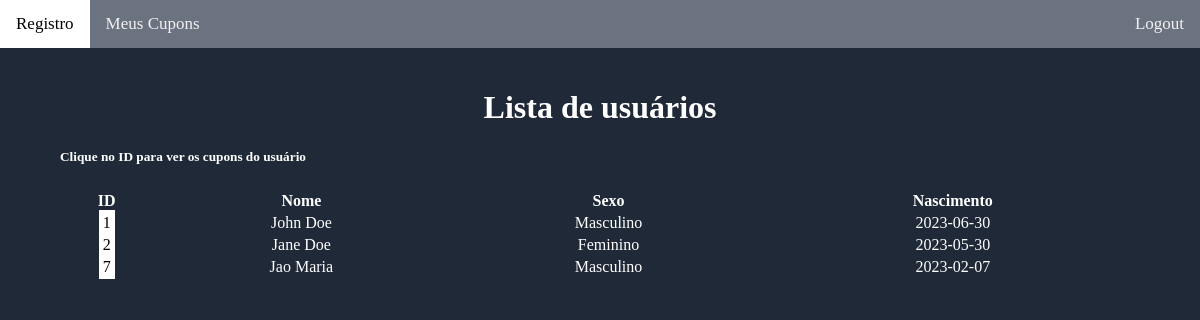
/views/dashboardUsers.php (signed in), run on the app's committed database.
### tables this page shows
CREATE TABLE `users` (
  `id` int(10) NOT NULL,
  `autho` int(1) NOT NULL,
  `cpf` varchar(11) NOT NULL,
  `name` varchar(50) NOT NULL,
  `sex` varchar(10) NOT NULL,
  `born_in` date NOT NULL,
  `password` varchar(100) NOT NULL
);

### inc/config.php (called while the page is built, shortened)
<?PHP
$host = "localhost";
$user = "root";
$password = "";
$dbname = "shopping_campaign";

### controllers/indexController.php (called while the page is built, shortened)
<?php
Class Index {
    private $conn;
    public function __construct($dbname, $host, $user, $password)
    {
        try{
            $this->conn = new PDO("mysql:dbname=".$dbname.";host=".$host, $user, $password);
            $this->conn->setAttribute(PDO::ATTR_ERRMODE, PDO::ERRMODE_EXCEPTION);
        }catch(PDOException $e){
            echo "Ocorreu uma falha na conexão com o banco de dados : ". $e->getMessage();
            exit();
        }
    }
    public function listUsers(): array
    {
        try {
            $sql = "SELECT id, name, sex, born_in FROM users";
            $query = $this->conn->query($sql);
            $result = $query->fetchAll(PDO::FETCH_ASSOC);
            return $result;
        } catch (Exception $e) {
            return [
                "sucesso" => false,
                "mensagem" => $e->getMessage()
            ];
        }
    }
}
?>

### views/dashboardUsers.php (the view, shortened to what this page needs)
<?php
include '../layouts/dashboardHeader.php';
require_once '../controllers/indexController.php';
include '../inc/config.php';
$p = new Index($dbname, $host, $user, $password);
?>
<html>
<head>
    <link rel="stylesheet" href="../assets/style.css">
</head>
<body>
  <div class="container">
  <form id="coupon_register" name="coupon_register" class="form" action="couponRegister.php" method="post">
  <?php
  $result = $p->listUsers();
      echo "<h1 style='text-align: center;color:white'> Lista de usuários </h1>";
      echo "<h5 style='text-align: left;color:white'> Clique no ID para ver os cupons do usuário </h5>";
      echo "<table style='text-align: center;color:white' width='100%'><tr>";
      echo "<tr><th>ID</th><th>Nome</th><th>Sexo</th><th>Nascimento</th></tr>";
      foreach ($result as $key => $value) {
          echo '<tr>';
          foreach ($value as $key2 => $value2) {
              if($key2 === 'id'){
                echo "<td><a id='id-button' onclick='getUserCoupons($value2)'>$value2</a></td>";
              }else{
                echo "<td>$value2</td>";
              }
          }
      echo '</tr>';
      }
      echo '</table>';
?>
  </form>
</div>
</body>
</html>

### layouts/dashboardHeader.php (style rules this page uses)
body { margin: 0; background-color: #1f2937 }

### views/dashboardUsers.php (style rules this page uses)
body { margin: 0; background-color: #1f2937 }
.container { display: flex; justify-content: center; min-height: 100vh; background-color: #1f2937; }
#id-button { background-color: white; color: black; padding: 4px; }
form { width: 90%; height: 570px; padding: 20px; }
h1 { color: #1f2937; text-align: center; }

### data on the page
users: id "1", name "John Doe", sex "Masculino", born_in "2023-06-30"
users: id "2", name "Jane Doe", sex "Feminino", born_in "2023-05-30"
users: id "7", name "Jao Maria", sex "Masculino", born_in "2023-02-07"
